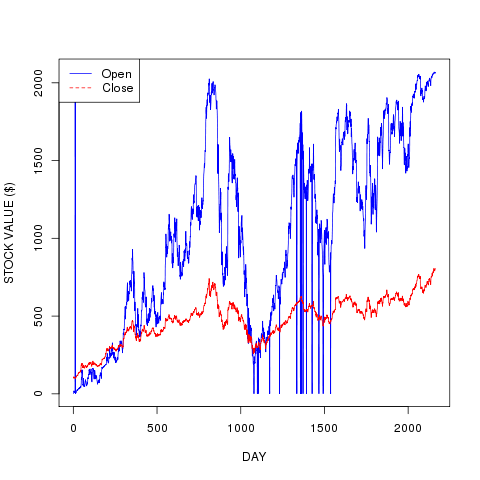

Recreate this plot in R.
library(ggplot2)

require(devEMF)
emf('goog2.emf')

data <- read.csv("http://www.google.com/finance/historical?q=GOOG&startdate=Aug+19%2C+2004&enddate=Mar+1%2C+2013&output=csv ", sep=",", header=1)

# reverse data rows
goog2 = data[nrow(data):1, ]

print(names(data))
print(names(data)[c(2,5)])
print(goog2[, 2])
#print(goog2)

write.csv(goog2, file = "goog2.csv")
write.table(goog2, file = "goog2.tab")

#axis = (1, lab = aapl[2])
#axis = (2, aapl[2])
#box()

# open value
#plot(aapl[,1], aapl[,5], xlab = "TIME", ylab = "PRICE ($)", type = "l", col="blue")
#plot(as.numeric(goog2[,2]), xlab = "DAY", ylab = "STOCK VALUE ($)", lty = 1, col="blue")
plot(as.numeric(goog2[,2]), xlab = "DAY", ylab = "STOCK VALUE ($)", type = "l", col="blue")

# close value
lines(as.numeric(goog2[,5]), col="red")
#lines(goog2[,5], col="red")
#lines(goog2[,5], type = "l", col="red")

#legend("topleft", names(data)[c(2,5)], fill = heat.colors(2))
legend("topleft", names(data)[c(2,5)], lty = 1:2, col = c('blue', 'red'))
#legend("topleft", names(data)[c(2,5)], lty = 1, col = c('red', 'blue'))

#matplot(aapl[,1], aapl[,5], type = "l", col="red")
#plot(aapl[c(1:40), 1], aapl[c(1:40),5], xlab = "TIME", ylab = "PRICE ($)", type = "l", col="blue")
#plot(aapl[c(1:40),5], xlab = "TIME", ylab = "PRICE ($)", type = "l", col="blue")

# simple example
#x <- c(1,3,6,9,12)
#y <- c(1.5,2,7,8,15)
#plot(x,y, pch=15, col="blue")

# Example 2. Draw a plot, set a bunch of parameters.
#plot(x,y, xlab="x axis", ylab="y axis", main="my plot", ylim=c(0,20), xlim=c(0,20), pch=15, col="blue")
# fit a line to the points
#myline.fit <- lm(y ~ x)

# get information about the fit
#summary(myline.fit)

# draw the fit line on the plot
#abline(myline.fit)

# add some more points to the graph
#x2 <- c(0.5, 3, 5, 8, 12)
#y2 <- c(0.8, 1, 2, 4, 6)

#points(x2, y2, pch=16, col="green")

# header = TRUE ignores the first line, check.names = FALSE allows '+' in 'C++'
#benchmark <- read.table("", header = TRUE, row.names = "vwnd", check.names = FALSE)

# 't()' is matrix tranposition, 'beside = TRUE' separates the benchmarks, 'heat' provides nice colors
#barplot(t(as.matrix(benchmark)), beside = TRUE, col = heat.colors(6))
#barplot(t(as.matrix(benchmark)), beside = TRUE, col = heat.colors(6), xlab = "DAY", ylab = "STOCK VALUE ($)")

# 'cex' stands for 'character expansion', 'bty' for 'box type' (we don't want borders)
#legend("topright", names(benchmark), cex = 0.9, bty = "n", fill = heat.colors(6))
